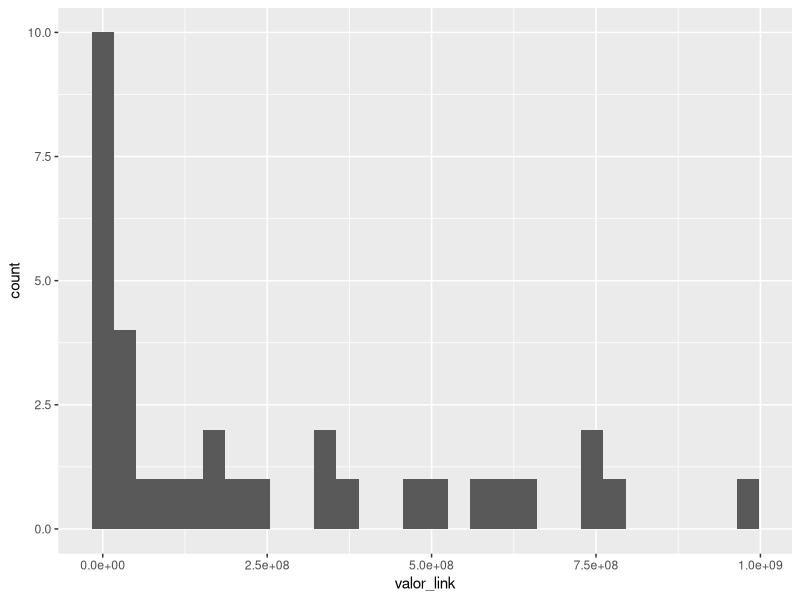

This chart was generated by the following R code:
library(readxl)
library(tidyverse)


# 01a Importa Receitas do RGPS --------------------------------------------

rec_rgps_raw <- read_excel("v2020/dados/rec_rgps.xlsx", skip = 10)

colnames(rec_rgps_raw) <- c(
  "especie_cod", "especie",
  "desdobramento_cod", "desdobramento",
  "natureza_cod", "natureza",
  "fte_cod", "fte",
  "valor_rec"
)

rec_rgps <- rec_rgps_raw %>%
  mutate(receita = "RGPS")


# 01b Importa Demais Receitas ---------------------------------------------

rec_raw <- read_excel("v2020/dados/rec.xlsx", skip = 10)

colnames(rec_raw) <- c(
  "especie_cod", "especie",
  "desdobramento_cod", "desdobramento",
  "natureza_cod", "natureza",
  "fte_cod", "fte",
  "valor_rec"
)

# tab_rec <- rec_raw %>%
#   mutate(cod_esp = str_sub(natureza_cod, 1, 3),
#          nom_esp = especie) %>%
#   select(cod_esp, nom_esp) %>%
#   filter(str_sub(cod_esp, 1, 1) %in% c("1", "2")) %>%
#   distinct()


rec <- rec_raw %>%
  bind_rows(rec_rgps) %>%
  mutate(
    cod_esp  = str_sub(natureza_cod, 1, 3),
    cat      = str_sub(natureza_cod, 1, 1) %>% as.numeric(),
    comp_esp = str_sub(natureza_cod, 2, 3),
    
    cod_esp = ifelse(
      cat >= 7, 
      paste0(cat-6, comp_esp),
      cod_esp),
    
    receita = case_when(
      receita == "RGPS"                   ~ "Receitas do RGPS",
      cod_esp %in% c("211", "212")        ~ "Emissões de Dívida",
      cod_esp %in% c("132", "164", "230") ~ "Juros e remunerações recebidas",
      cod_esp == "111"                    ~ "Impostos",
      cod_esp %in% c("121", "122")        ~ "Contribuições sociais (exceto RGPS) e econômicas",
      cod_esp == "134"                    ~ "Exploração de Petróleo e outros recursos naturais",
      cod_esp %in% c("292", "293")        ~ "Outras receitas financeiras (Conta Única e Bacen)",
      TRUE                                ~ "Demais receitas"
    )
  )
  
rec %>% group_by(receita) %>% summarise(sum(valor_rec))

# 01c Importa Despesas ----------------------------------------------------

desp <- read_excel("v2020/dados/desp.xlsx", skip = 10)

colnames(desp) <- c(
  "fte_cod", "fte",
  "despesa",
  "valor_desp"
)

desp %>% group_by(despesa) %>% summarise(sum(valor_desp))

sum(rec$valor_rec) - sum(desp$valor_desp) # tem que dar zero, ou próximo

# 02 Preparação Matriz --------------------------------------------------

rec_dist <- rec %>%
  group_by(receita) %>%
  mutate(subtot_rec = sum(valor_rec),
         pct_rec_fte = valor_rec/sum(valor_rec)) %>%
  select(receita, fte, subtot_rec, pct_rec_fte)

desp_dist <- desp %>%
  group_by(fte) %>%
  mutate(pct_fte_des = valor_desp/sum(valor_desp)) %>%
  select(despesa, fte, pct_fte_des)

matriz_raw <- rec_dist %>%
  full_join(desp_dist, by = "fte")

matriz <- matriz_raw %>%
  mutate(pct_rec_desp = pct_rec_fte * pct_fte_des,
         valor_link   = subtot_rec * pct_rec_desp) %>%
  filter(!is.na(receita)) %>%
  group_by(receita, despesa) %>%
  summarise(pct_rec_desp = sum(pct_rec_desp),
            valor_link   = sum(valor_link))

# verifica
sum(matriz$valor_link, na.rm = T) - sum(rec$valor_rec) # tem que dar zero

# testes
matriz %>% filter(valor_link  >= 2.5e8) %>% nrow()
ggplot(matriz %>% filter(valor_link  <= 1e9)) + geom_histogram(aes(valor_link))

# filtra
matriz_reduz <- matriz %>% filter(
  valor_link >= 2.5e8
)

sum(matriz_reduz$valor_link, na.rm = T)- sum(rec$valor_rec)


# 03 Numeração dos nós ----------------------------------------------------

# relacao unica dos rotulos de receita e despesa:
rotulos <- c(unique(matriz_reduz$receita),unique(matriz_reduz$despesa))

# conta os nós e gera sequencia numerica a partir de zero
num_nodes <- length(rotulos)
nodes <- 0:(num_nodes - 1)

# cria tabelinha para numerar os nos
tab_nodes <- data.frame(rotulos, nodes)

# incorpora os números dos nodes na matriz, para a receita... e para a despesa.
matriz_nodes <- matriz_reduz %>%
  left_join(tab_nodes, by = c("receita" = "rotulos")) %>%   
  left_join(tab_nodes, by = c("despesa" = "rotulos"), suffix = c("_rec","_desp"))
